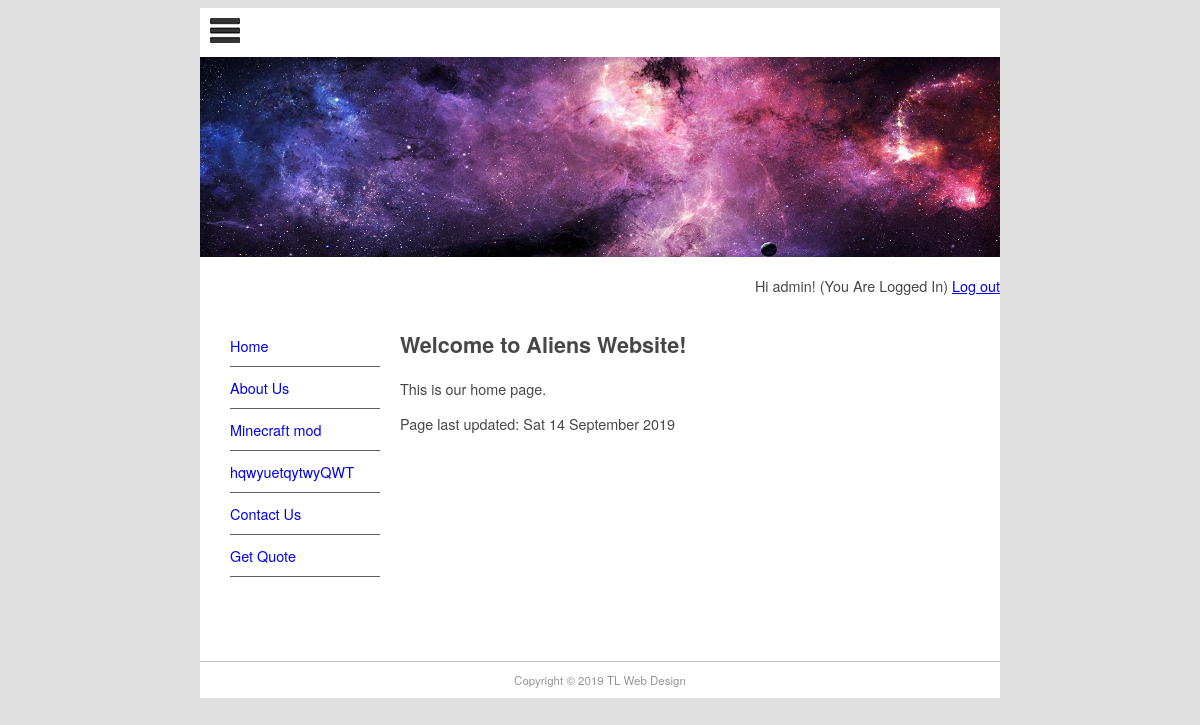
The app's page / (signed in) with its own data.
### pages/models.py (models this page shows, shortened)
class Page(models.Model):
    title = models.CharField(max_length=60)
    permalink = models.CharField(max_length=12, unique=True)
    update_date = models.DateTimeField('Last Updated')
    bodytext = models.TextField('Page Content', blank=True)

### pages/views.py (the view)
# urls.py: path('', views.index, {'pagename':''}, name='index'),
def index(request,pagename):
    pagename = '/' + pagename
    pg = get_object_or_404(Page, permalink=pagename)
    context = {
        'title': pg.title,
        'content': pg.bodytext,
        'last_updated': pg.update_date,
        'page_list': Page.objects.all(),
    }
    return render(request, 'pages/page.html', context)

### pages/templates/pages/page.html (shortened to what this page needs)
{% extends "base.html" %}
{% block sidenav %}
    {% for page in page_list %}
    <li>
    <a href="{{ page.permalink }}">{{ page.title }}</a>
    </li>
    {% endfor %}
{% endblock sidenav %}
{% block content %}
{% autoescape off %}
{{ content }}
{% endautoescape %}
<p>
    Page last updated: {{ last_updated|date:'D d F Y' }}
</p>
{% endblock content %}

### mysite/templates/base.html (shortened to what this page needs)
{% load static %}
<!doctype html>
<html>
<head>
<link href="{% static 'main.css' %}" rel="stylesheet" type="text/css">
</head>
<body>
<div id="wrapper">
  <header id="header">
    <div id="logo"><img src="{% static 'logo.jpg' %}" alt=""/></div>
    <div id="topbanner"><img src="{% static 'front_banner_galaxy.jpg' %}" width="800" height="200" alt=""/></div>
  </header>
  <div id='login_status' ALIGN=RIGHT>
  {% if user.is_authenticated %}
    <p>Hi {{ user.username }}! (You Are Logged In)
    <a href="{% url 'logout' %}">Log out</a></p>
  {% else %}
    <p>You are not logged in.
    <a href="{% url 'login' %}">Log In</a></p>
  {% endif %}
  </div>
  <aside id="leftsidebar">
    <nav id="nav">
        <ul>
        {% block sidenav %}{% endblock sidenav %}
        <li><a href="/contact">Contact Us</a></li>
        <li><a href="/quote/">Get Quote</a></li>
        </ul>
    </nav>
  </aside>
  <section id="main">
    {% block content %}{% endblock content %}
  </section>
  <footer id="footer">Copyright &copy; 2019 TL Web Design</footer>
</div>
</body>
</html>

### mysite/static/main.css (style rules this page uses)
#header { border-style: none; width: 800px; height: auto; }
#wrapper { margin-top: 0px; margin-left: auto; margin-right: auto; background-color: #FFFFFF; width: 800px; }
body { background-color: #E0E0E0; font-family: Gotham, "Helvetica Neue", Helvetica, Arial, sans-serif; font-size: 0.9em; text-align: justify; color: #474747; }
#footer { text-align: center; font-size: 0.8em; margin-top: 5px; padding-top: 10px; padding-bottom: 10px; background-color: #FFFFFF; border-top: thin solid #BBBBBB; clear: both; color: #969696; }
#nav li { padding-top: 10px; padding-bottom: 10px; font-size: 1em; list-style-type: none; border-bottom: thin solid #5F5F5F; color: #4C4C4C; left: 0px; list-style-position: inside; margin-left: -10px; }
#nav li a { text-decoration: none; }
#leftsidebar { width: 180px; height: 350px; float: left; }
#main { width: 560px; float: left; margin-left: 20px; margin-right: 10px; padding-right: 10px; }
#logo { padding: 10px; }

### records on screen
Page: title "Home", bodytext "Welcome to Aliens Website! This is our home page.", update_date "Sat 14 September 2019"
Page: title "About Us"
Page: title "Minecraft mod"
Page: title "hqwyuetqytwyQWT"

### other values on screen
{{ user.username }} "admin"
